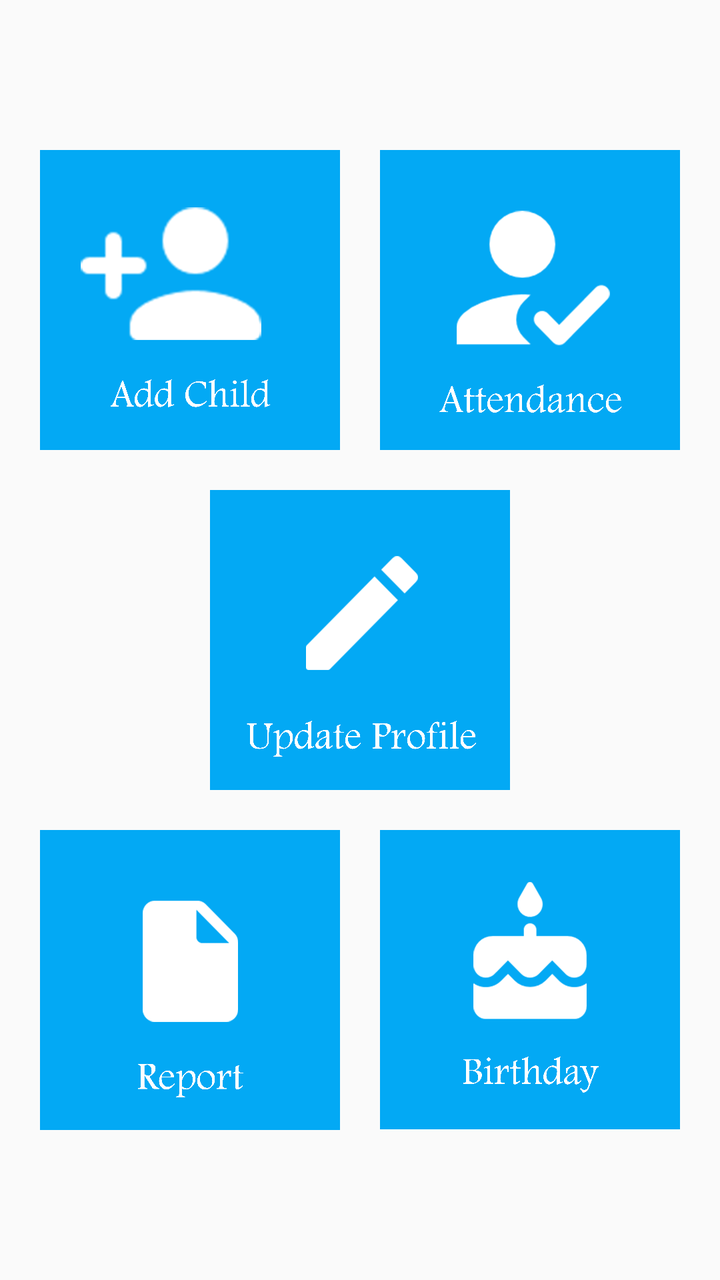
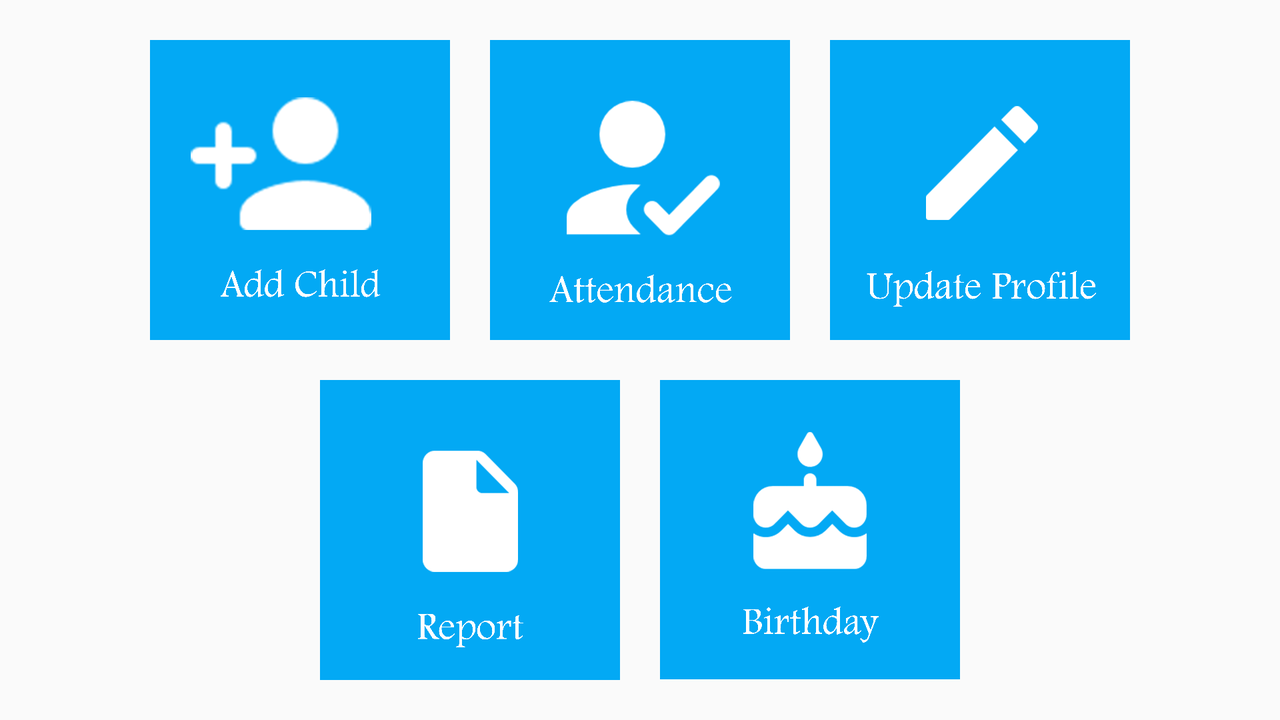

One screen, two layout resources from the same app: the default and the repository's alternative for another configuration. Each is rendered where Android would select it; the XML of both is given below.
<!-- AndroidManifest.xml: activity theme MainScreen -->
<!-- res/layout/activity_main.xml -->
<?xml version="1.0" encoding="utf-8"?>
<RelativeLayout xmlns:android="http://schemas.android.com/apk/res/android"
    xmlns:app="http://schemas.android.com/apk/res-auto"
    xmlns:tools="http://schemas.android.com/tools"
    android:layout_width="match_parent"
    android:layout_height="match_parent"
    tools:context=".MainActivity"
    android:id="@+id/mainactivity_layout"
    android:padding="10dp"
    android:gravity="center">

    <LinearLayout
        android:layout_width="wrap_content"
        android:layout_height="wrap_content"
        android:orientation="vertical"
        >
    <LinearLayout
        android:layout_width="wrap_content"
        android:layout_height="wrap_content"
        android:orientation="horizontal">
        <ImageButton
            android:id="@+id/Button_addNewChild"
            android:layout_width="150dp"
            android:layout_height="150dp"
            android:background="@drawable/addchild"
            style="@style/Button"
            />
        <ImageButton
            android:id="@+id/Button_takeAttendance"
            style="@style/Button"
            android:layout_width="150dp"
            android:layout_height="150dp"
            android:background="@drawable/attendancebutton"
            android:layout_marginLeft="20dp"
            />
    </LinearLayout>

    <ImageButton
        android:id="@+id/Button_updateProfile"
        android:layout_width="150dp"
        android:layout_height="150dp"
        android:background="@drawable/updatebutton"
        style="@style/Button"
        android:layout_gravity="center"
        android:layout_marginTop="20dp"/>

        <LinearLayout
            android:layout_width="wrap_content"
            android:layout_height="wrap_content"
            android:orientation="horizontal"
            android:layout_marginTop="20dp">
            <ImageButton
                android:id="@+id/Button_reportGenerate"
                android:layout_width="150dp"
                android:layout_height="150dp"
                android:background="@drawable/reportbutton"
                style="@style/Button"
                />
            <ImageButton
                android:id="@+id/Button_birthday"
                style="@style/Button"
                android:layout_width="150dp"
                android:layout_height="150dp"
                android:background="@drawable/birthdaybutton"
                android:layout_marginLeft="20dp"
                />
        </LinearLayout>
    </LinearLayout>


</RelativeLayout>
<!-- resources referenced by this layout -->
<resources>
  <!-- drawable addchild: png bitmap (drawable, 325407 bytes) -->
  <!-- drawable attendancebutton: png bitmap (drawable, 290898 bytes) -->
  <!-- drawable birthdaybutton: png bitmap (drawable, 239131 bytes) -->
  <!-- drawable reportbutton: png bitmap (drawable, 136470 bytes) -->
  <!-- drawable updatebutton: png bitmap (drawable, 216016 bytes) -->
  <!-- from res/values-v21/ -->
  <style name="Button" parent="Theme.AppCompat">
          <item name="android:textSize">18sp</item>
          <item name="android:textColor">@color/White</item>
          <item name="android:background">@drawable/buttton</item>
          <item name="android:textStyle">bold</item>
          <item name="android:elevation">10dp</item>
      </style>
  <style name="MainScreen" parent="Theme.AppCompat.Light.NoActionBar">
          
          <item name="colorPrimary">@color/White</item>
          <item name="colorPrimaryDark">@color/White</item>
  
      </style>
  <color name="White">#FFFFFF</color>
  <!-- drawable buttton (drawable) -->
  <?xml version="1.0" encoding="utf-8"?>
  <shape xmlns:android="http://schemas.android.com/apk/res/android"
      android:shape="rectangle"
      >
  
  <corners android:radius="20dp"/>
      <solid android:color="@color/LightBlue"/>
  </shape>
  <color name="LightBlue">#16A0E2</color>
</resources>
<!-- res/layout-land/activity_main.xml (the repository's variant of the layout above) -->
<!-- drawn on the phone turned sideways -->
<?xml version="1.0" encoding="utf-8"?>
<RelativeLayout xmlns:android="http://schemas.android.com/apk/res/android"
    xmlns:app="http://schemas.android.com/apk/res-auto"
    xmlns:tools="http://schemas.android.com/tools"
    android:layout_width="match_parent"
    android:layout_height="match_parent"
    tools:context=".MainActivity"
    android:id="@+id/mainactivity_layout"
    android:padding="10dp"
    android:gravity="center">

    <LinearLayout
        android:layout_width="wrap_content"
        android:layout_height="wrap_content"
        android:orientation="vertical"
        >
    <LinearLayout
        android:layout_width="wrap_content"
        android:layout_height="wrap_content"
        android:orientation="horizontal">
        <ImageButton
            android:id="@+id/Button_addNewChild"
            android:layout_width="150dp"
            android:layout_height="150dp"
            android:background="@drawable/addchild"
            style="@style/Button"
            />
        <ImageButton
            android:id="@+id/Button_takeAttendance"
            style="@style/Button"
            android:layout_width="150dp"
            android:layout_height="150dp"
            android:background="@drawable/attendancebutton"
            android:layout_marginLeft="20dp"
            />
        <ImageButton
            android:id="@+id/Button_updateProfile"
            android:layout_width="150dp"
            android:layout_height="150dp"
            android:background="@drawable/updatebutton"
            style="@style/Button"
            android:layout_marginLeft="20dp"/>
    </LinearLayout>


        <LinearLayout
            android:layout_width="wrap_content"
            android:layout_height="wrap_content"
            android:orientation="horizontal"
            android:layout_marginTop="20dp"
            android:layout_gravity="center_horizontal">
            <ImageButton
                android:id="@+id/Button_reportGenerate"
                android:layout_width="150dp"
                android:layout_height="150dp"
                android:background="@drawable/reportbutton"
                style="@style/Button"
                />
            <ImageButton
                android:id="@+id/Button_birthday"
                style="@style/Button"
                android:layout_width="150dp"
                android:layout_height="150dp"
                android:background="@drawable/birthdaybutton"
                android:layout_marginLeft="20dp"
                />
        </LinearLayout>
    </LinearLayout>


</RelativeLayout>
